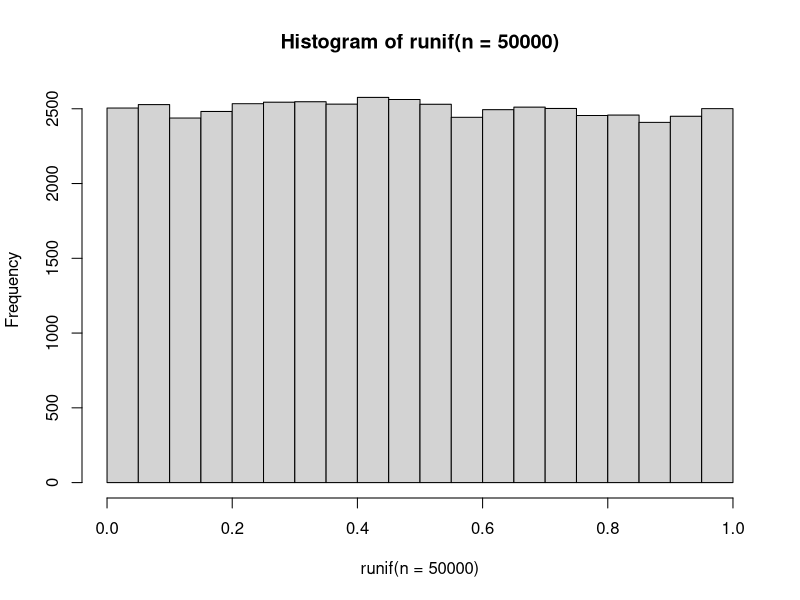
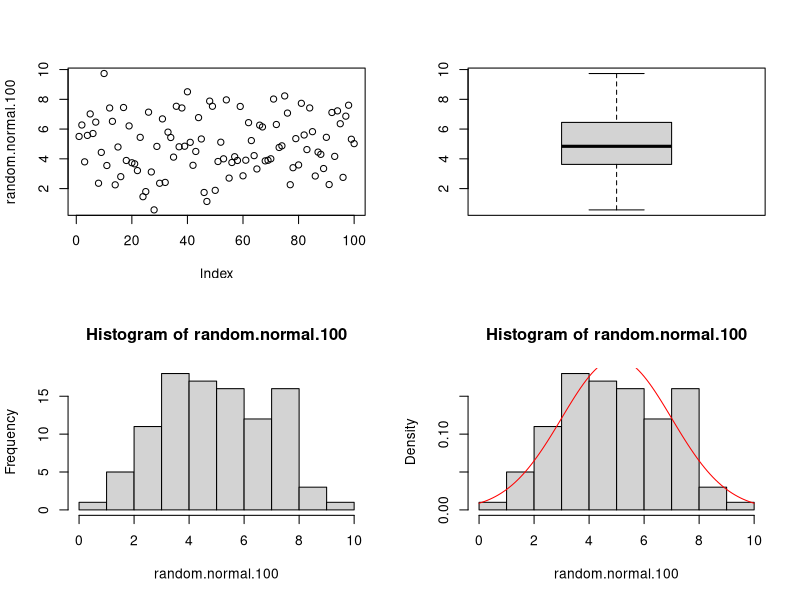
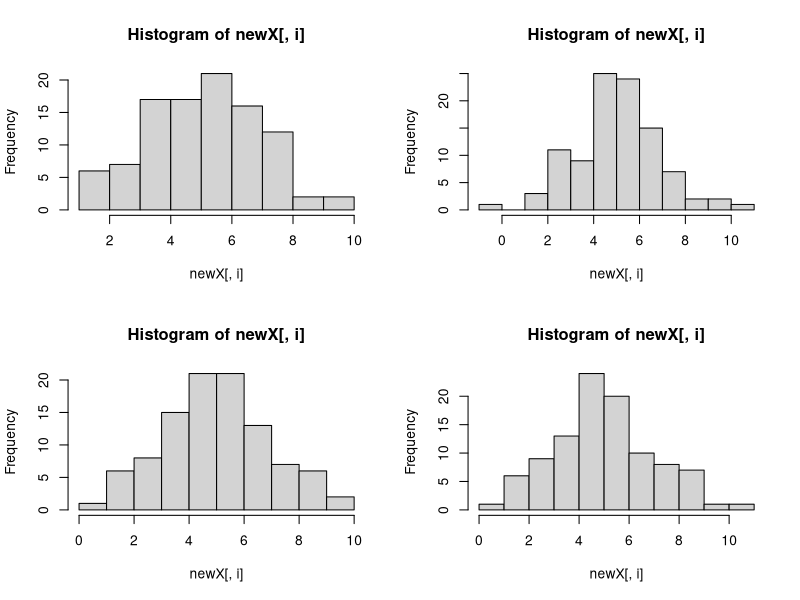
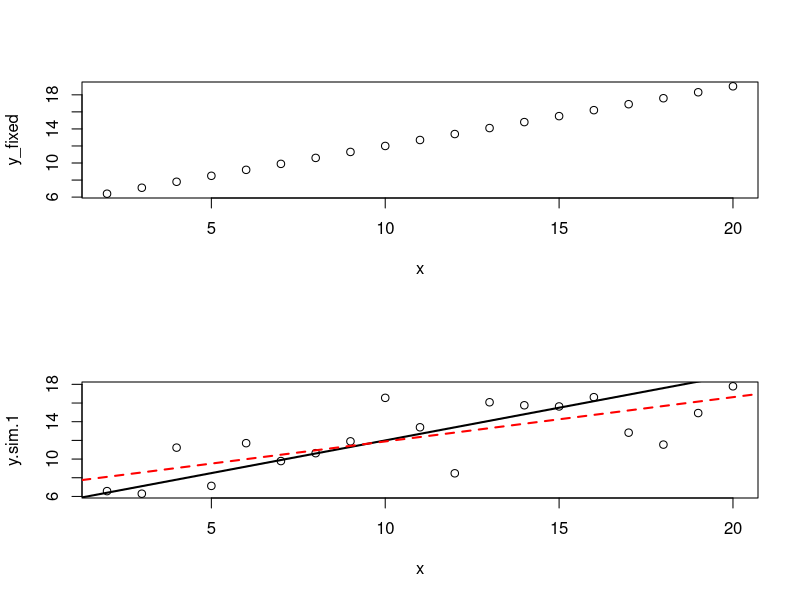

Write R code to recreate these figures, in order.
# Random number generation

# Uniform distribution
runif(n=1, min=0, max=1) #Random uniform distribution, 1 number between 0 and 1
runif(n=1000)

hist(runif(n=50000))

# Normal distrubution
random.normal.100 <- rnorm(n=100, mean = 5, sd = 2)
par(mfrow = c(2,2)) # Par changes graphical device (palette) to have 2 rows and 2 column.

plot(random.normal.100)
boxplot(random.normal.100)
hist(random.normal.100)
hist(random.normal.100, freq = F)
curve(dnorm(x, mean=5, sd=2), from = 0, to = 10, add=T, col="red")

# Summary Statistics
mean(random.normal.100)
sd(random.normal.100)

# Replicate for more efficient
random.normal.100.rep <- replicate(n=4, rnorm(100,5,2))
par(mfrow=c(2,2))
apply(X=random.normal.100.rep, MARGIN = 2, FUN = hist)
apply(X=random.normal.100.rep, MARGIN = 2, FUN = mean)
apply(random.normal.100.rep, 2, sd) # If the order is correct, you don't need the names

summary(random.normal.100.rep)

# Spread of experimental trials
sd(apply(random.normal.100.rep, MARGIN = 2, FUN = mean))

#Standard error is standard deviation/sqrt(sample size)
2/sqrt(100) #Compare this with the spread

# Linear Regression
a=5
b=0.7
x <- seq(2, 20)
y_fixed = a + b*x #deterministic part of model

par(mfrow=c(2,1))
plot(y_fixed~x) #deterministic relationship
y.sim.1 <- rnorm(length(x), mean=y_fixed, sd=2.5)
plot(y.sim.1~x)
abline(a=5, b=0.7, lwd=2) # Expected relationship based on known variables

y.sim.1.lm <- lm(y.sim.1 ~ x)
abline(reg = y.sim.1.lm, lty=2, col="red", lwd=2) #Estimated linear model based on simulated data



